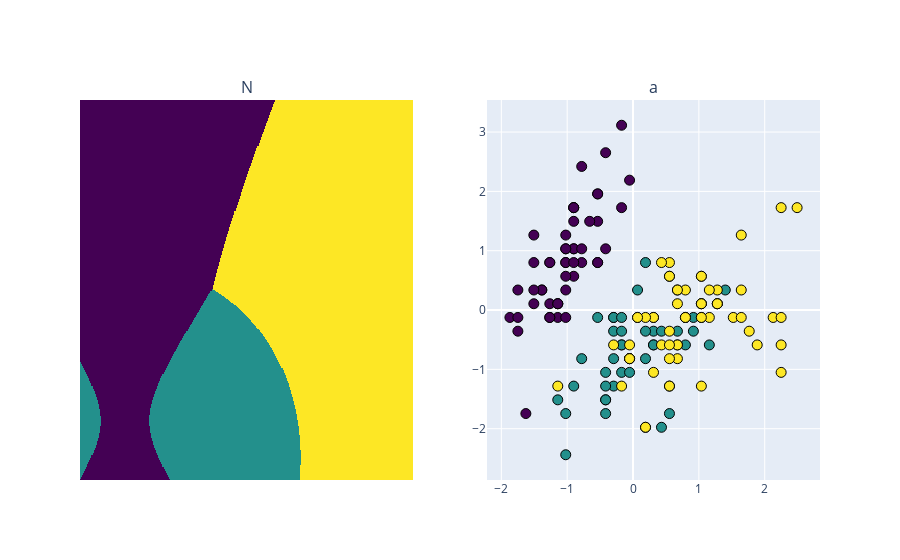

The code cell stored with this chart in its notebook:
### Code cell
X = df_X.iloc[:, :2]  # Take only the first two features.
               
y = df_Y["Species"]
h = .02  # step size in the mesh

X = StandardScaler().fit_transform(X)

#Naive Bayes Classifier
X_train, X_test, y_train, y_test = train_test_split(X,y, test_size=0.40, random_state=42)
GNBclassifier = GaussianNB()
GNBclassifier.fit(X_train, y_train)

x_min, x_max = X[:, 0].min() - 1, X[:, 0].max() + 1
y_min, y_max = X[:, 1].min() - 1, X[:, 1].max() + 1

xx, yy = np.meshgrid(np.arange(x_min, x_max, h)
                     , np.arange(y_min, y_max, h))
y_ = np.arange(y_min, y_max, h)

Z = GNBclassifier.predict(np.c_[xx.ravel(), yy.ravel()])
Z = Z.reshape(xx.shape)

fig = subplots.make_subplots(rows=1, cols=2,
                          subplot_titles=("Naive Bayes Classifier")
                         )

trace1 = go.Heatmap(x=xx[0], y=y_, z=Z,
                  colorscale='Viridis',
                  showscale=False)

trace2 = go.Scatter(x=X[:, 0], y=X[:, 1], 
                    mode='markers',
                    showlegend=False,
                    marker=dict(size=10,
                                color=y, 
                                colorscale='Viridis',
                                line=dict(color='black', width=1))
                    )
                  
fig.append_trace(trace1, 1, 1)
fig.append_trace(trace2, 1, 2)


for i in map(str, range(1, 2)):
    x = 'xaxis' + i
    y = 'yaxis' + i
    fig['layout'][x].update(showgrid=False, 
                            zeroline=False,
                            showticklabels=False, 
                            ticks='', 
                            autorange=True)
    fig['layout'][y].update(showgrid=False, 
                            zeroline=False,
                            showticklabels=False, 
                            ticks='', 
                            autorange=True)

py.iplot(fig,filename="Decision_Boundary_Naive")

### Figure 1 — Plotly figure (JSON) as saved in the notebook; plotly's stock layout.template omitted (floating-point values rounded to 4 significant figures; data arrays with more than 128 entries replaced by an {"elided": "..."} marker saying what was removed)
{"data": [{"colorscale": [[0, "#440154"], [0.1111, "#482878"], [0.2222, "#3e4989"], [0.3333, "#31688e"], [0.4444, "#26828e"], [0.5556, "#1f9e89"], [0.6667, "#35b779"], [0.7778, "#6ece58"], [0.8889, "#b5de2b"], [1, "#fde725"]], "showscale": false, "type": "heatmap", "x": {"elided": "319 float values"}, "xaxis": "x", "y": {"elided": "378 float values"}, "yaxis": "y", "z": {"elided": "378x319 int values"}}, {"marker": {"color": {"elided": "150 int values"}, "colorscale": [[0, "#440154"], [0.1111, "#482878"], [0.2222, "#3e4989"], [0.3333, "#31688e"], [0.4444, "#26828e"], [0.5556, "#1f9e89"], [0.6667, "#35b779"], [0.7778, "#6ece58"], [0.8889, "#b5de2b"], [1, "#fde725"]], "line": {"color": "black", "width": 1}, "size": 10}, "mode": "markers", "showlegend": false, "type": "scatter", "x": {"elided": "150 float values"}, "xaxis": "x2", "y": {"elided": "150 float values"}, "yaxis": "y2"}], "layout": {"annotations": [{"font": {"size": 16}, "showarrow": false, "text": "N", "x": 0.225, "xanchor": "center", "xref": "paper", "y": 1, "yanchor": "bottom", "yref": "paper"}, {"font": {"size": 16}, "showarrow": false, "text": "a", "x": 0.775, "xanchor": "center", "xref": "paper", "y": 1, "yanchor": "bottom", "yref": "paper"}], "xaxis": {"anchor": "y", "autorange": true, "domain": [0, 0.45], "showgrid": false, "showticklabels": false, "ticks": "", "zeroline": false}, "xaxis2": {"anchor": "y2", "domain": [0.55, 1]}, "yaxis": {"anchor": "x", "autorange": true, "domain": [0, 1], "showgrid": false, "showticklabels": false, "ticks": "", "zeroline": false}, "yaxis2": {"anchor": "x2", "domain": [0, 1]}}}
